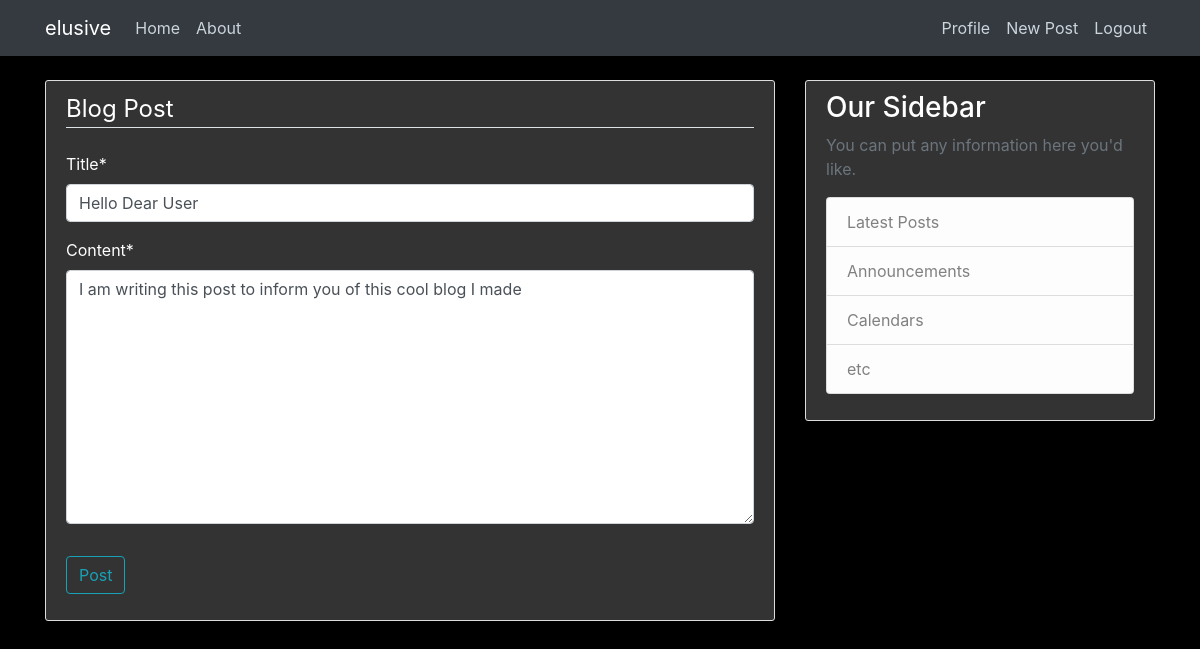
Screenshot of /post/10/update/ (signed in) with the database file from the repository.
### blog/models.py (models this page shows, shortened)
class Post(models.Model):
    title = models.CharField(max_length = 100)
    content = models.TextField()
    date_posted = models.DateTimeField(default=timezone.now)
    last_modified = models.DateTimeField(auto_now=True)
    author = models.ForeignKey(User, on_delete=models.CASCADE)

### blog/views.py (the view, shortened to what this page needs)
# urls.py: path('post/<int:pk>/update/', PostUpdateView.as_view(), name='post-update'),
class PostUpdateView(LoginRequiredMixin, UserPassesTestMixin, UpdateView):
    model = Post
    fields = ['title', 'content']
    def test_func(self):
        post = self.get_object()
        if self.request.user == post.author:
            return True
        else:
            return False

### blog/templates/blog/post_form.html (shortened to what this page needs)
{% extends 'blog/base.html' %}
{% load crispy_forms_tags %}
{% block content %}
    <div class='content-section'>
        <form method="POST">
            <fieldset class="form-group">
                <legend class="border-bottom mb-4">Blog Post</legend>
                {{ form|crispy }}
            </fieldset>
            <div class='form-group'>
                <button class="btn btn-outline-info" type="submit">Post</button>
            </div>
        </form>
    </div>
{% endblock content %}

### blog/templates/blog/base.html (shortened to what this page needs)
{% load static %}
<!doctype html>
<html lang="en">
<head>
    <link rel="stylesheet" href="https://maxcdn.bootstrapcdn.com/bootstrap/4.0.0/css/bootstrap.min.css">
    <link rel="stylesheet" type="text/css" href="{% static 'blog/main.css' %}">
</head>
    <body>
        <header class="site-header">
            <nav class="navbar navbar-expand-md navbar-dark bg-dark fixed-top">
            <div class="container">
              {% if user.is_authenticated %}
                <a class="navbar-brand" href="{% url 'blog-home' %}">
                  {{ user.username }}
                </a>
              {% else %}
                <a class="navbar-brand" href="{% url 'blog-home' %}">Elusive's Blog</a>
              {% endif %}
                <div class="collapse navbar-collapse" id="navbarToggle">
                <div class="navbar-nav mr-auto">
                    <a class="nav-item nav-link" href="{% url 'blog-home' %}">Home</a>
                    <a class="nav-item nav-link" href="{% url 'blog-about' %}">About</a>
                </div>
                <div class="navbar-nav">
                  {% if user.is_authenticated %}
                    <a class="nav-item nav-link" href="{% url 'profile' %}">Profile</a>
                    <a class="nav-item nav-link" href="{% url 'post-create' %}">New Post</a>
                    <a class="nav-item nav-link" href="{% url 'logout' %}">Logout</a>
                  {% else %}
                    <a class="nav-item nav-link" href="{% url 'login' %}">Login</a>
                    <a class="nav-item nav-link" href="{% url 'register' %}">Register</a>
                  {% endif %}
                </div>
                </div>
            </div>
            </nav>
        </header>
        <main role="main" class="container">
            <div class="row">
              <div class="col-md-8">
              {% block content %}{% endblock %}
              </div>
              <div class="col-md-4">
                <div class="content-section">
                  <h3>Our Sidebar</h3>
                  <p class='text-muted'>You can put any information here you'd like.
                    <ul class="list-group">
                      <li class="list-group-item list-group-item-light">Latest Posts</li>
                      <li class="list-group-item list-group-item-light">Announcements</li>
                      <li class="list-group-item list-group-item-light">Calendars</li>
                      <li class="list-group-item list-group-item-light">etc</li>
                    </ul>
                  </p>
                </div>
              </div>
            </div>
        </main>
    </body>
</html>

### blog/static/blog/main.css (style rules this page uses)
body { background: #000000; color: #ffffff; margin-top: 5rem; }
h1, h2, h3, h4, h5, h6 { color: #ffffff; }
ul { margin: 0; }
.site-header .navbar-nav .nav-link { color: #cbd5db; }
.content-section { color: #ffffff; background: #333333; padding: 10px 20px; border: 1px solid #dddddd; border-radius: 3px; margin-bottom: 20px; }

### rows the page displays
Post: title "Hello Dear User", content "I am writing this post to inform you of this cool blog I made"

### other values shown
{{ user.username }} "elusive"
